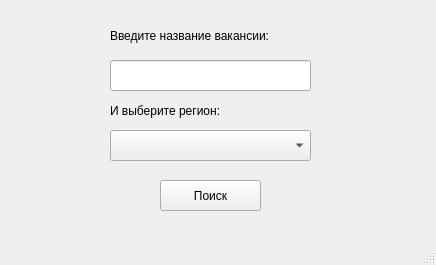
<?xml version="1.0" encoding="UTF-8"?>
<ui version="4.0">
 <class>Search_Window</class>
 <widget class="QMainWindow" name="Search_Window">
  <property name="geometry">
   <rect>
    <x>0</x>
    <y>0</y>
    <width>436</width>
    <height>265</height>
   </rect>
  </property>
  <property name="windowTitle">
   <string>Поиск вакансий</string>
  </property>
  <widget class="QWidget" name="centralwidget">
   <widget class="QLineEdit" name="lineEdit">
    <property name="geometry">
     <rect>
      <x>110</x>
      <y>60</y>
      <width>201</width>
      <height>31</height>
     </rect>
    </property>
   </widget>
   <widget class="QLabel" name="label">
    <property name="geometry">
     <rect>
      <x>110</x>
      <y>20</y>
      <width>201</width>
      <height>31</height>
     </rect>
    </property>
    <property name="text">
     <string>Введите название вакансии:</string>
    </property>
   </widget>
   <widget class="QPushButton" name="button">
    <property name="geometry">
     <rect>
      <x>160</x>
      <y>180</y>
      <width>101</width>
      <height>31</height>
     </rect>
    </property>
    <property name="inputMethodHints">
     <set>Qt::ImhNone</set>
    </property>
    <property name="text">
     <string>Поиск</string>
    </property>
    <property name="shortcut">
     <string>Return</string>
    </property>
   </widget>
   <widget class="QComboBox" name="comboBox">
    <property name="geometry">
     <rect>
      <x>110</x>
      <y>130</y>
      <width>201</width>
      <height>31</height>
     </rect>
    </property>
   </widget>
   <widget class="QLabel" name="label_2">
    <property name="geometry">
     <rect>
      <x>110</x>
      <y>100</y>
      <width>201</width>
      <height>21</height>
     </rect>
    </property>
    <property name="text">
     <string>И выберите регион:</string>
    </property>
   </widget>
  </widget>
  <widget class="QMenuBar" name="menubar">
   <property name="geometry">
    <rect>
     <x>0</x>
     <y>0</y>
     <width>436</width>
     <height>21</height>
    </rect>
   </property>
  </widget>
  <widget class="QStatusBar" name="statusbar"/>
 </widget>
 <resources/>
 <connections/>
</ui>
